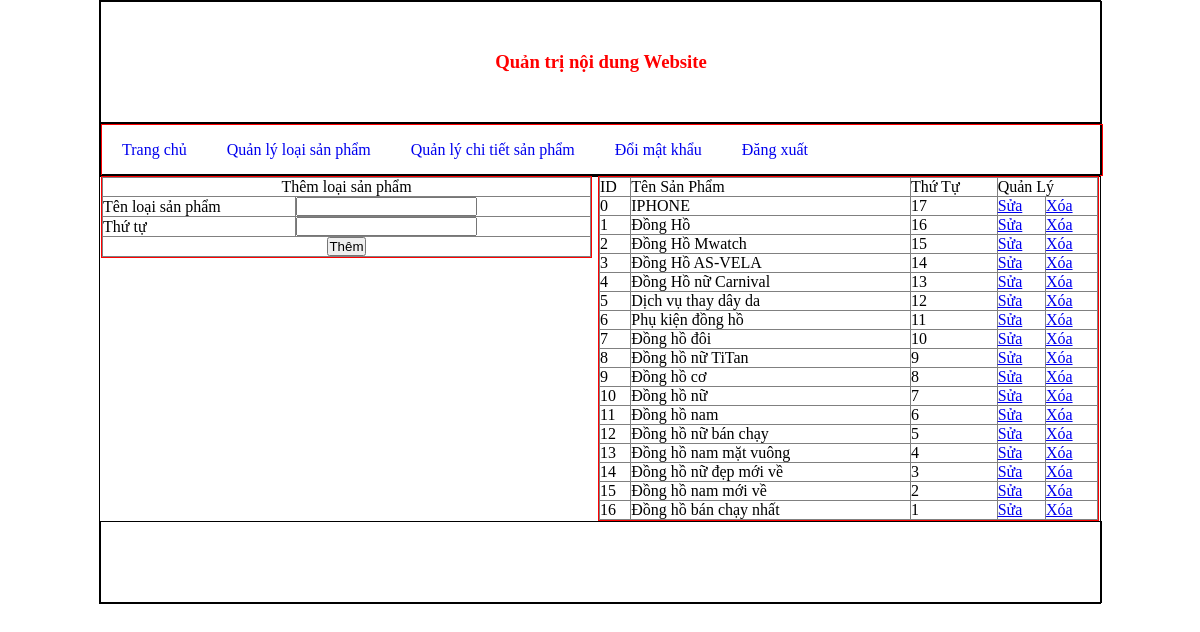
/admincp/index.php?quanly=quanlyloaisp&act=them (signed in), run on the app's committed database.
### tables this page shows
CREATE TABLE `loaisp` (
  `id_loaisp` int(11) NOT NULL,
  `tenloaisp` varchar(255) NOT NULL,
  `thutu` int(100) NOT NULL
);

### admincp/modules/quanlyloaisp/lietke.php (the view)
<?php
	$sql = "select * from loaisp order by id_loaisp desc";
	$run = mysql_query($sql);
?>
<table width="100%" border="1" cellspacing="10">
  <tr>
    <td>ID</td>
    <td>Tên Sản Phẩm</td>
    <td>Thứ Tự</td>
    <td colspan="2">Quản Lý</td>
  </tr>
  <?php
  	$i=0;
  	while($dong=mysql_fetch_array($run)){
  ?>
  <tr>
    <td><?php echo $i; ?></td>
    <td><?php echo $dong['tenloaisp']?></td>
    <td><?php echo $dong['thutu'] ?></td>
    <td><a href="index.php?quanly=quanlyloaisp&act=sua&id=<?php echo $dong['id_loaisp']?>">Sửa</a></td>
    <td><a href="modules/quanlyloaisp/xuly.php?id=<?php echo $dong['id_loaisp']?>">Xóa</a></td>
  </tr>
  <?php
  	$i++;
	}
  ?>
</table>

### admincp/css/style.css (style rules this page uses)
* { margin:0px; padding:0px; }
table { border-collapse:collapse; }

### data on the page
loaisp: tenloaisp "IPHONE", thutu "17"
loaisp: tenloaisp "Đồng Hồ", thutu "16"
loaisp: tenloaisp "Đồng Hồ Mwatch", thutu "15"
loaisp: tenloaisp "Đồng Hồ AS-VELA", thutu "14"
loaisp: tenloaisp "Đồng Hồ nữ Carnival", thutu "13"
loaisp: tenloaisp "Dịch vụ thay dây da", thutu "12"
loaisp: tenloaisp "Phụ kiện đồng hồ", thutu "11"
loaisp: tenloaisp "Đồng hồ đôi", thutu "10"
loaisp: tenloaisp "Đồng hồ nữ TiTan", thutu "9"
loaisp: tenloaisp "Đồng hồ cơ", thutu "8"
loaisp: tenloaisp "Đồng hồ nữ", thutu "7"
loaisp: tenloaisp "Đồng hồ nam", thutu "6"
loaisp: tenloaisp "Đồng hồ nữ bán chạy", thutu "5"
loaisp: tenloaisp "Đồng hồ nam mặt vuông", thutu "4"
loaisp: tenloaisp "Đồng hồ nữ đẹp mới về", thutu "3"
loaisp: tenloaisp "Đồng hồ nam mới về", thutu "2"
loaisp: tenloaisp "Đồng hồ bán chạy nhất", thutu "1"
